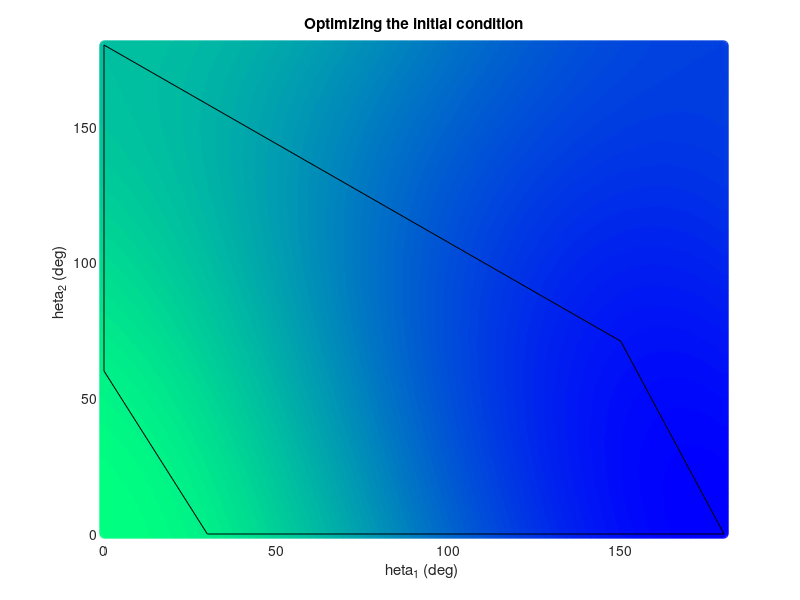

Reproduce this figure in MATLAB.
clc;clear;close all;

th1 = 0:0.5:180;
th2 = 0:0.5:180;
[TH1,TH2] = meshgrid(th1,th2);
heat = 3*cos(deg2rad(TH1)+deg2rad(TH2))/40 + 9*cos(deg2rad(TH1))/40 ;
TH1 = reshape(TH1,[361*361,1]);
TH2 = reshape(TH2,[361*361,1]);
heat = reshape(heat,[361*361,1]);


figure(1)
hold on
title("Optimizing the initial condition")
xlim([0 180])
ylim([0 180])
scatter(TH1,TH2,[],heat)
colormap(gca,'winter')
patch([30 0 0 150 180], [0 60 180 30*sqrt(3)/(sqrt(3)-1) 0], 'blue', 'edgecolor', 'black','FaceAlpha',0)
xlabel("\theta_1 (deg)")
ylabel("\theta_2 (deg)")

hold off